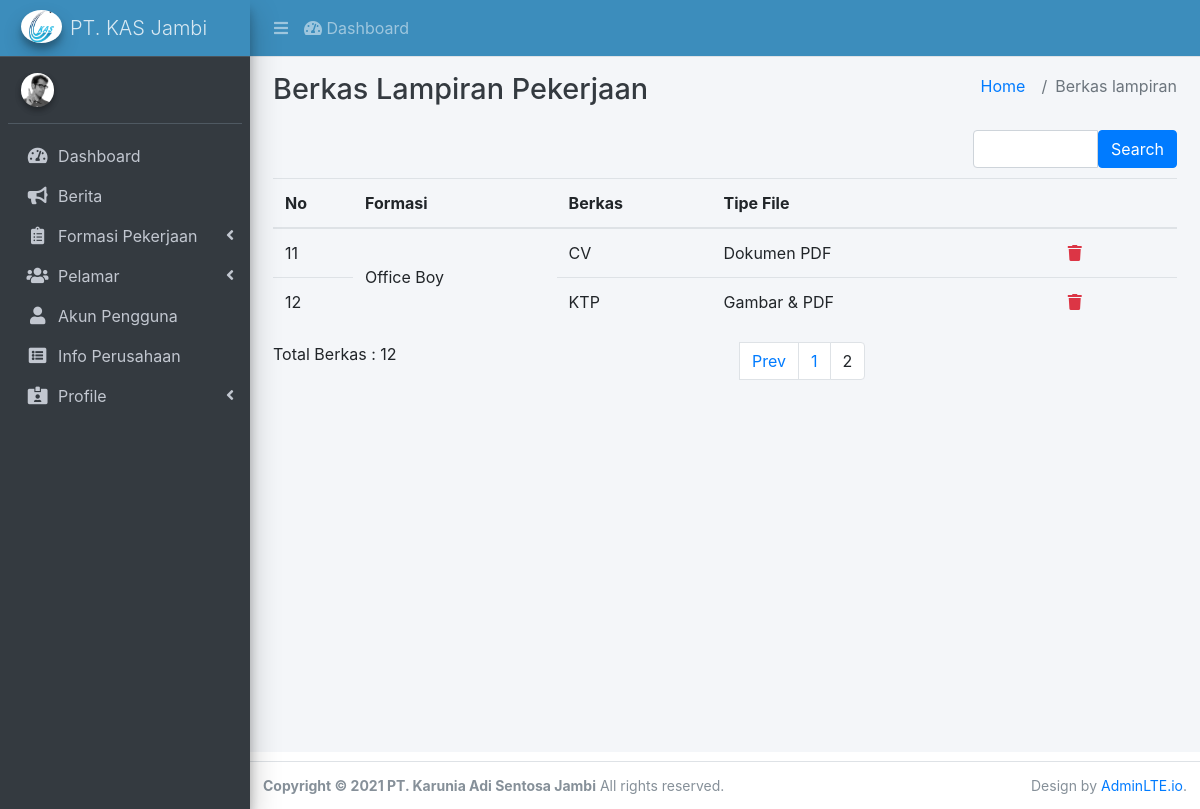
The page /admin/Berkas_pekerjaan/index?start=10 on the database as committed earlier.
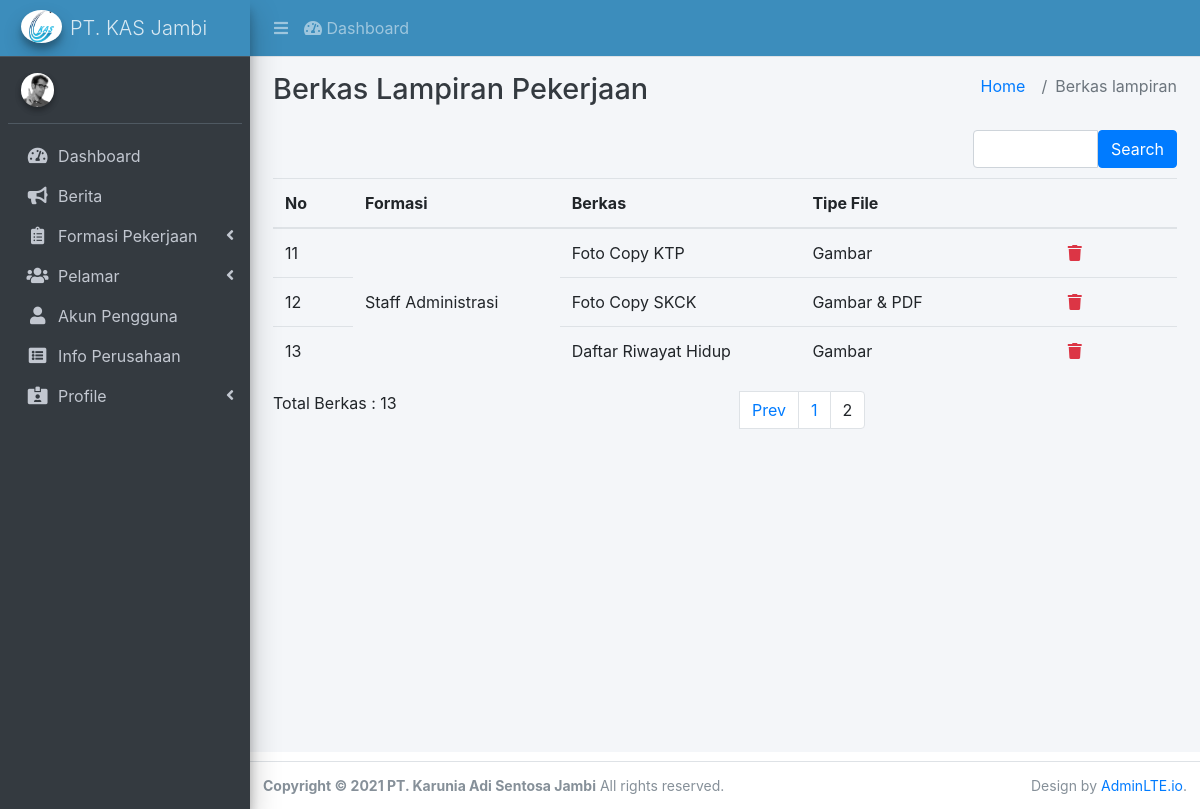
The same page on the database as committed later.
### tables this page shows
CREATE TABLE IF NOT EXISTS `berkas_pekerjaan` (
  `id` int(11) NOT NULL AUTO_INCREMENT,
  `kode_bahan` varchar(25) NOT NULL,
  `nama` varchar(200) NOT NULL,
  `tipe` enum('Gambar','Dokumen PDF','Gambar & PDF','Lainnya') NOT NULL,
  PRIMARY KEY (`id`)
);

### application/controllers/admin/Berkas_pekerjaan.php (called while the page is built, shortened)
<?php
class Berkas_pekerjaan extends CI_Controller
{
    private $container = "admin/container";
    private $defaultPageAttribute = array(
                        'title' => "Berkas Lampiran Pekerjaan",
                        'subtitle' => array("Pekerjaan", "Berkas lampiran"),
                        'bootstraps' => array(),
                        'scripts' => array('assets/js/admin-berkas-lampiran.js'),
                        'content' => "admin/",
                        );
    function __construct()
    {
        $this->load->model('Berkas_pekerjaan_model');
        $this->load->library('form_validation');
    }
    public function index()
    {
        $q = urldecode($this->input->get('q', TRUE));
        $start = intval($this->input->get('start'));
        if ($q <> '') {
            $config['base_url'] = base_url() . 'admin/Berkas_pekerjaan/index?q=' . urlencode($q);
            $config['first_url'] = base_url() . 'admin/Berkas_pekerjaan/index?q=' . urlencode($q);
        } else {
            $config['base_url'] = base_url() . 'admin/Berkas_pekerjaan/index';
            $config['first_url'] = base_url() . 'admin/Berkas_pekerjaan/index';
        }
        $config['per_page'] = 10;
        $config['page_query_string'] = TRUE;
        $config['total_rows'] = $this->Berkas_pekerjaan_model->total_rows($q);
        $berkas_pekerjaan = $this->Berkas_pekerjaan_model->get_limit_data($config['per_page'], $start, $q);
        $this->load->library('pagination');
        $this->pagination->initialize($config);
        $this->defaultPageAttribute['content'] = "admin/berkas_pekerjaan/berkas_pekerjaan_list";
        $this->defaultPageAttribute['title'] = "Berkas Lampiran Pekerjaan";
        $data = array(
            'berkas_pekerjaan_data' => $berkas_pekerjaan,
            'q' => $q,
            'pagination' => $this->pagination->create_links(),
            'total_rows' => $config['total_rows'],
            'start' => $start,
            'PageAttribute' => $this->defaultPageAttribute
        );
        $this->load->view($this->container, $data);
    }
}

### index.php (called while the page is built, shortened)
<?php
require_once BASEPATH.'core/CodeIgniter.php';

### application/config/config.php (called while the page is built, shortened)
<?php
$config['base_url'] = ((isset($_SERVER['HTTPS']) && $_SERVER['HTTPS'] == "on") ? "https" : "http");
$config['base_url'] .= "://".$_SERVER['HTTP_HOST'];
$config['base_url'] .= preg_replace('@/+$@','',dirname($_SERVER['SCRIPT_NAME'])).'/';
$config['index_page'] = '';
$config['uri_protocol']	= 'REQUEST_URI';
$config['url_suffix'] = '';
$config['language']	= 'english';
$config['charset'] = 'UTF-8';
$config['enable_hooks'] = FALSE;
$config['subclass_prefix'] = 'MY_';
$config['composer_autoload'] = FALSE;
$config['permitted_uri_chars'] = 'a-z 0-9~%.:_\-';
$config['enable_query_strings'] = FALSE;
$config['controller_trigger'] = 'c';
$config['function_trigger'] = 'm';
$config['directory_trigger'] = 'd';
$config['allow_get_array'] = TRUE;
$config['log_threshold'] = 0;
$config['log_path'] = '';
$config['log_file_extension'] = '';
$config['log_file_permissions'] = 0644;
$config['log_date_format'] = 'Y-m-d H:i:s';
$config['error_views_path'] = '';
$config['cache_path'] = '';
$config['cache_query_string'] = FALSE;
$config['encryption_key'] = '';
$config['sess_driver'] = 'files';
$config['sess_cookie_name'] = 'ci_session';
$config['sess_expiration'] = 7200;
$config['sess_save_path'] = NULL;
$config['sess_match_ip'] = FALSE;
$config['sess_time_to_update'] = 300;
$config['sess_regenerate_destroy'] = FALSE;
$config['cookie_prefix']	= '';
$config['cookie_domain']	= '';
$config['cookie_path']		= '/';
$config['cookie_secure']	= FALSE;
$config['cookie_httponly'] 	= FALSE;
$config['standardize_newlines'] = FALSE;
$config['global_xss_filtering'] = FALSE;
$config['csrf_protection'] = FALSE;
$config['csrf_token_name'] = 'csrf_test_name';
$config['csrf_cookie_name'] = 'csrf_cookie_name';
$config['csrf_expire'] = 7200;
$config['csrf_regenerate'] = TRUE;
$config['csrf_exclude_uris'] = array();
$config['compress_output'] = FALSE;
$config['time_reference'] = 'local';
$config['rewrite_short_tags'] = FALSE;
$config['proxy_ips'] = '';

### application/models/Berkas_pekerjaan_model.php (called while the page is built, shortened)
<?php
class Berkas_pekerjaan_model extends CI_Model
{
    public $table = 'berkas_pekerjaan';
    function total_rows($q = NULL) {
        $this->db->from($this->table."_overview");
        return $this->db->count_all_results();
    }
    function get_limit_data($limit, $start = 0, $q = NULL) {
        $this->db->order_by("id_pekerjaan", "DESC");
        $this->db->limit($limit, $start);
        return $this->db->get($this->table."_overview")->result();
    }
}

### application/views/admin/berkas_pekerjaan/berkas_pekerjaan_list.php (the view, shortened to what the changed rows need)
      <div class="table-responsive">
	<table class="table" style="width: 100%; border-collapse: collapse;table-layout: auto;">
		<thead>
		<tr>
			<th>No</th>
                  <th>Formasi</th>
                  <th>Berkas</th>
                  <th>Tipe File</th>
                  <th></th>
		</tr>
		</thead>
		<tbody>
              <?php
		foreach ($berkas_pekerjaan_data as $berkas_pekerjaan)
		{
		?>
              <tr>
                  <td width="80px"><?php echo ++$start ?></td>
                  <td rowspan="" class="jabatan-row c-id-<?php echo $berkas_pekerjaan->id_pekerjaan ?>" data-holder="id-<?php echo $berkas_pekerjaan->id_pekerjaan ?>" style="vertical-align: middle;align-items: center;"><?php echo $berkas_pekerjaan->posisi_jabatan ?></td>
                  <td><?php echo $berkas_pekerjaan->nama ?></td>
                  <td><?php echo $berkas_pekerjaan->tipe ?></td>
                  <td style="text-align:center" width="200px">
                          <a href="<?php echo site_url('admin/Berkas_pekerjaan/delete/'.$berkas_pekerjaan->id) ?>" title="Hapus" onclick="return confirm('Anda yakin ingin menghapus data ini ?')"><i class="fa fa-trash text-danger"></i>&nbsp;</a>
                  </td>
              </tr>
		<?php
		}
		?>
		</tbody>
	</table>
</div>
      <div class="row">
          <div class="col-md-6">
              <div class="well well-sm well-primary">Total Berkas : <?php echo $total_rows ?></div>
          </div>
      </div>

### application/views/admin/container.php (shortened to what the changed rows need)
<!DOCTYPE html>
<html lang="en">
<head>
  <link rel="stylesheet" href="assets/css/font-awesome.css">
  <link rel="stylesheet" href="assets/css/fontawesome-free/css/all.min.css">
  <link rel="stylesheet" href="assets/css//overlayScrollbars/css/OverlayScrollbars.min.css">
  <link rel="stylesheet" href="assets/css//adminlte.min.css">
  <link rel="stylesheet" href="assets/css//bootstrap.min.css">
  <link href="assets/css/font3.css" rel="stylesheet">
</head>
<body class="hold-transition sidebar-mini layout-fixed layout-navbar-fixed layout-footer-fixed">
<div class="wrapper">
  <?php $this->load->view("admin/_partials/navbar") ?>
  <?php $this->load->view("admin/_partials/sidebar") ?>
  <div class="content-wrapper">
    <div class="content-header">
      <div class="container-fluid">
        <div class="row mb-2">
          <div class="col-sm-6">
            <h1 class="m-0 text-dark"><?php echo $PageAttribute['title'] ?></h1>
          </div>
          <div class="col-sm-6">
            <ol class="breadcrumb float-sm-right">
              <li class="breadcrumb-item"><a href="<?php echo $this->session->userdata('level') ?>">Home</a></li>
              <?php for($i=1; $i<count($PageAttribute['subtitle']); $i++){ ?>
              <li class="breadcrumb-item active"><?php echo $PageAttribute['subtitle'][$i] ?></li>
              <?php } ?>
            </ol>
          </div>
        </div>
      </div>
    </div>
    <section class="content">
      <div class="container-fluid">
        <?php $this->load->view($PageAttribute['content']) ?>
      </div>
    </section>
  </div>
</div>
</body>
</html>

Rows that differ between the two databases and show on the page:
removed berkas_pekerjaan: posisi_jabatan "Office Boy", nama "CV", tipe "Dokumen PDF"
removed berkas_pekerjaan: nama "KTP", tipe "Gambar & PDF"
added berkas_pekerjaan: posisi_jabatan "Staff Administrasi", nama "Foto Copy KTP", tipe "Gambar"
added berkas_pekerjaan: nama "Foto Copy SKCK", tipe "Gambar & PDF"
added berkas_pekerjaan: nama "Daftar Riwayat Hidup", tipe "Gambar"
Other text that changed with them:
$total_rows: "12" → "13"
